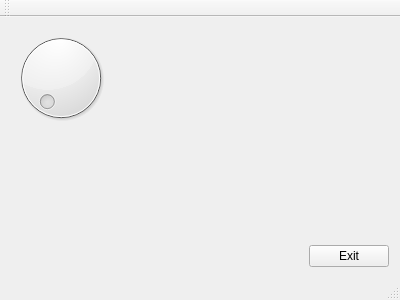
<?xml version="1.0" encoding="UTF-8"?>
<ui version="4.0">
 <class>MainWindow</class>
 <widget class="QMainWindow" name="MainWindow">
  <property name="geometry">
   <rect>
    <x>0</x>
    <y>0</y>
    <width>400</width>
    <height>300</height>
   </rect>
  </property>
  <property name="windowTitle">
   <string>MainWindow</string>
  </property>
  <widget class="QWidget" name="centralWidget">
   <layout class="QVBoxLayout" name="verticalLayout">
    <item>
     <layout class="QHBoxLayout" name="horizontalLayout_2">
      <item>
       <layout class="QHBoxLayout" name="horizontalLayout">
        <item>
         <widget class="QDial" name="dial">
          <property name="sizePolicy">
           <sizepolicy hsizetype="Fixed" vsizetype="Fixed">
            <horstretch>0</horstretch>
            <verstretch>0</verstretch>
           </sizepolicy>
          </property>
          <property name="minimumSize">
           <size>
            <width>100</width>
            <height>100</height>
           </size>
          </property>
          <property name="maximum">
           <number>50</number>
          </property>
         </widget>
        </item>
        <item>
         <widget class="QLabel" name="label">
          <property name="text">
           <string/>
          </property>
         </widget>
        </item>
       </layout>
      </item>
      <item>
       <spacer name="horizontalSpacer">
        <property name="orientation">
         <enum>Qt::Horizontal</enum>
        </property>
        <property name="sizeHint" stdset="0">
         <size>
          <width>158</width>
          <height>20</height>
         </size>
        </property>
       </spacer>
      </item>
     </layout>
    </item>
    <item>
     <spacer name="verticalSpacer">
      <property name="orientation">
       <enum>Qt::Vertical</enum>
      </property>
      <property name="sizeHint" stdset="0">
       <size>
        <width>20</width>
        <height>75</height>
       </size>
      </property>
     </spacer>
    </item>
    <item>
     <layout class="QHBoxLayout" name="horizontalLayout_3">
      <item>
       <spacer name="horizontalSpacer_2">
        <property name="orientation">
         <enum>Qt::Horizontal</enum>
        </property>
        <property name="sizeHint" stdset="0">
         <size>
          <width>198</width>
          <height>20</height>
         </size>
        </property>
       </spacer>
      </item>
      <item>
       <widget class="QPushButton" name="pushButton">
        <property name="text">
         <string>Exit</string>
        </property>
       </widget>
      </item>
     </layout>
    </item>
   </layout>
  </widget>
  <widget class="QMenuBar" name="menuBar">
   <property name="geometry">
    <rect>
     <x>0</x>
     <y>0</y>
     <width>400</width>
     <height>22</height>
    </rect>
   </property>
  </widget>
  <widget class="QToolBar" name="mainToolBar">
   <attribute name="toolBarArea">
    <enum>TopToolBarArea</enum>
   </attribute>
   <attribute name="toolBarBreak">
    <bool>false</bool>
   </attribute>
  </widget>
  <widget class="QStatusBar" name="statusBar"/>
 </widget>
 <layoutdefault spacing="6" margin="11"/>
 <resources/>
 <connections>
  <connection>
   <sender>pushButton</sender>
   <signal>clicked(bool)</signal>
   <receiver>MainWindow</receiver>
   <slot>close()</slot>
   <hints>
    <hint type="sourcelabel">
     <x>351</x>
     <y>244</y>
    </hint>
    <hint type="destinationlabel">
     <x>253</x>
     <y>219</y>
    </hint>
   </hints>
  </connection>
  <connection>
   <sender>dial</sender>
   <signal>valueChanged(int)</signal>
   <receiver>label</receiver>
   <slot>setNum(int)</slot>
   <hints>
    <hint type="sourcelabel">
     <x>49</x>
     <y>122</y>
    </hint>
    <hint type="destinationlabel">
     <x>125</x>
     <y>96</y>
    </hint>
   </hints>
  </connection>
  <connection>
   <sender>dial</sender>
   <signal>sliderReleased()</signal>
   <receiver>label</receiver>
   <slot>hide()</slot>
   <hints>
    <hint type="sourcelabel">
     <x>65</x>
     <y>134</y>
    </hint>
    <hint type="destinationlabel">
     <x>117</x>
     <y>129</y>
    </hint>
   </hints>
  </connection>
  <connection>
   <sender>dial</sender>
   <signal>sliderPressed()</signal>
   <receiver>label</receiver>
   <slot>show()</slot>
   <hints>
    <hint type="sourcelabel">
     <x>81</x>
     <y>69</y>
    </hint>
    <hint type="destinationlabel">
     <x>122</x>
     <y>68</y>
    </hint>
   </hints>
  </connection>
 </connections>
</ui>
